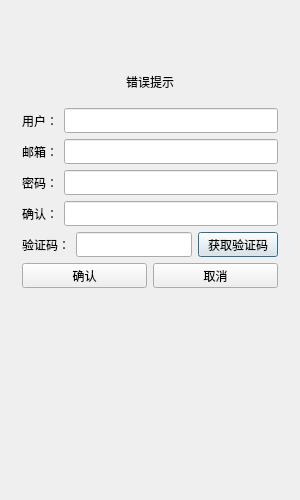
<?xml version="1.0" encoding="UTF-8"?>
<ui version="4.0">
 <class>RegisterDialogClass</class>
 <widget class="QDialog" name="RegisterDialogClass">
  <property name="geometry">
   <rect>
    <x>0</x>
    <y>0</y>
    <width>300</width>
    <height>500</height>
   </rect>
  </property>
  <property name="minimumSize">
   <size>
    <width>300</width>
    <height>500</height>
   </size>
  </property>
  <property name="maximumSize">
   <size>
    <width>300</width>
    <height>500</height>
   </size>
  </property>
  <property name="windowTitle">
   <string>RegisterDialog</string>
  </property>
  <layout class="QGridLayout" name="gridLayout">
   <item row="0" column="0">
    <layout class="QVBoxLayout" name="verticalLayout">
     <item>
      <widget class="QStackedWidget" name="stackedWidget">
       <widget class="QWidget" name="page">
        <layout class="QVBoxLayout" name="verticalLayout_2">
         <item>
          <spacer name="verticalSpacer">
           <property name="orientation">
            <enum>Qt::Vertical</enum>
           </property>
           <property name="sizeHint" stdset="0">
            <size>
             <width>20</width>
             <height>40</height>
            </size>
           </property>
          </spacer>
         </item>
         <item>
          <widget class="QWidget" name="widget" native="true">
           <layout class="QVBoxLayout" name="verticalLayout_3">
            <item>
             <widget class="QLabel" name="err_tip">
              <property name="text">
               <string>错误提示</string>
              </property>
              <property name="alignment">
               <set>Qt::AlignCenter</set>
              </property>
             </widget>
            </item>
           </layout>
          </widget>
         </item>
         <item>
          <layout class="QHBoxLayout" name="horizontalLayout">
           <item>
            <widget class="QLabel" name="user_lable">
             <property name="minimumSize">
              <size>
               <width>0</width>
               <height>25</height>
              </size>
             </property>
             <property name="maximumSize">
              <size>
               <width>16777215</width>
               <height>25</height>
              </size>
             </property>
             <property name="text">
              <string>用户：</string>
             </property>
            </widget>
           </item>
           <item>
            <widget class="QLineEdit" name="user_edit">
             <property name="minimumSize">
              <size>
               <width>0</width>
               <height>25</height>
              </size>
             </property>
             <property name="maximumSize">
              <size>
               <width>16777215</width>
               <height>25</height>
              </size>
             </property>
            </widget>
           </item>
          </layout>
         </item>
         <item>
          <layout class="QHBoxLayout" name="horizontalLayout_2">
           <item>
            <widget class="QLabel" name="email_label">
             <property name="minimumSize">
              <size>
               <width>0</width>
               <height>25</height>
              </size>
             </property>
             <property name="maximumSize">
              <size>
               <width>16777215</width>
               <height>25</height>
              </size>
             </property>
             <property name="text">
              <string>邮箱：</string>
             </property>
            </widget>
           </item>
           <item>
            <widget class="QLineEdit" name="email_edit">
             <property name="minimumSize">
              <size>
               <width>0</width>
               <height>25</height>
              </size>
             </property>
             <property name="maximumSize">
              <size>
               <width>16777215</width>
               <height>25</height>
              </size>
             </property>
            </widget>
           </item>
          </layout>
         </item>
         <item>
          <layout class="QHBoxLayout" name="horizontalLayout_3">
           <item>
            <widget class="QLabel" name="pwd_label">
             <property name="minimumSize">
              <size>
               <width>0</width>
               <height>25</height>
              </size>
             </property>
             <property name="maximumSize">
              <size>
               <width>16777215</width>
               <height>25</height>
              </size>
             </property>
             <property name="text">
              <string>密码：</string>
             </property>
            </widget>
           </item>
           <item>
            <widget class="QLineEdit" name="pwd_edit">
             <property name="minimumSize">
              <size>
               <width>0</width>
               <height>25</height>
              </size>
             </property>
             <property name="maximumSize">
              <size>
               <width>16777215</width>
               <height>25</height>
              </size>
             </property>
            </widget>
           </item>
          </layout>
         </item>
         <item>
          <layout class="QHBoxLayout" name="horizontalLayout_4">
           <item>
            <widget class="QLabel" name="confirm_label">
             <property name="minimumSize">
              <size>
               <width>0</width>
               <height>25</height>
              </size>
             </property>
             <property name="maximumSize">
              <size>
               <width>16777215</width>
               <height>25</height>
              </size>
             </property>
             <property name="text">
              <string>确认：</string>
             </property>
            </widget>
           </item>
           <item>
            <widget class="QLineEdit" name="confirm_edit">
             <property name="minimumSize">
              <size>
               <width>0</width>
               <height>25</height>
              </size>
             </property>
             <property name="maximumSize">
              <size>
               <width>16777215</width>
               <height>25</height>
              </size>
             </property>
            </widget>
           </item>
          </layout>
         </item>
         <item>
          <layout class="QHBoxLayout" name="horizontalLayout_6">
           <item>
            <widget class="QLabel" name="verify_label">
             <property name="minimumSize">
              <size>
               <width>0</width>
               <height>25</height>
              </size>
             </property>
             <property name="maximumSize">
              <size>
               <width>16777215</width>
               <height>25</height>
              </size>
             </property>
             <property name="text">
              <string>验证码：</string>
             </property>
            </widget>
           </item>
           <item>
            <widget class="QLineEdit" name="verify_edit">
             <property name="minimumSize">
              <size>
               <width>0</width>
               <height>25</height>
              </size>
             </property>
             <property name="maximumSize">
              <size>
               <width>16777215</width>
               <height>25</height>
              </size>
             </property>
            </widget>
           </item>
           <item>
            <widget class="QPushButton" name="get_code_btn">
             <property name="minimumSize">
              <size>
               <width>0</width>
               <height>25</height>
              </size>
             </property>
             <property name="maximumSize">
              <size>
               <width>16777215</width>
               <height>25</height>
              </size>
             </property>
             <property name="text">
              <string>获取验证码</string>
             </property>
            </widget>
           </item>
          </layout>
         </item>
         <item>
          <layout class="QHBoxLayout" name="horizontalLayout_7">
           <item>
            <widget class="QPushButton" name="confirm_btn">
             <property name="minimumSize">
              <size>
               <width>0</width>
               <height>25</height>
              </size>
             </property>
             <property name="maximumSize">
              <size>
               <width>16777215</width>
               <height>25</height>
              </size>
             </property>
             <property name="text">
              <string>确认</string>
             </property>
            </widget>
           </item>
           <item>
            <widget class="QPushButton" name="cancel_btn">
             <property name="minimumSize">
              <size>
               <width>0</width>
               <height>25</height>
              </size>
             </property>
             <property name="maximumSize">
              <size>
               <width>16777215</width>
               <height>25</height>
              </size>
             </property>
             <property name="text">
              <string>取消</string>
             </property>
            </widget>
           </item>
          </layout>
         </item>
        </layout>
       </widget>
       <widget class="QWidget" name="page_2"/>
      </widget>
     </item>
    </layout>
   </item>
   <item row="1" column="0">
    <spacer name="verticalSpacer_2">
     <property name="orientation">
      <enum>Qt::Vertical</enum>
     </property>
     <property name="sizeHint" stdset="0">
      <size>
       <width>20</width>
       <height>40</height>
      </size>
     </property>
    </spacer>
   </item>
  </layout>
 </widget>
 <layoutdefault spacing="6" margin="11"/>
 <resources/>
 <connections/>
</ui>
